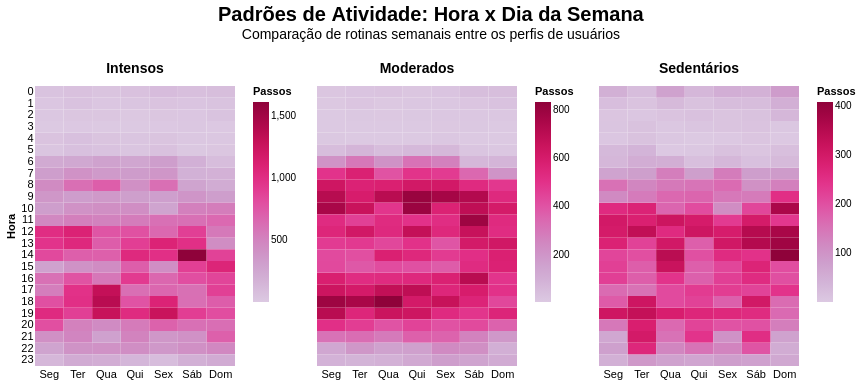

Source (notebook cell):
### Code cell
# 1. Preparação dos Dados
dias_map = {1: "Seg", 2: "Ter", 3: "Qua", 4: "Qui", 5: "Sex", 6: "Sáb", 7: "Dom"}

df_heat_faceted = (
    df_hourly_clean
    .join(df_perfis.select(["Id", "perfil_nome"]), on="Id")
    .group_by(["perfil_nome", "day_of_week", "hour"])
    .agg(pl.col("StepTotal").mean().alias("avg_steps"))
    .with_columns(pl.col("day_of_week").cast(pl.String).replace(dias_map).alias("day_name"))
    .to_pandas()
)

# 2. Constantes de Ordenação
perfil_order = ['Intensos', 'Moderados', 'Sedentários']
dias_order = ["Seg", "Ter", "Qua", "Qui", "Sex", "Sáb", "Dom"]

# 3. Gráfico Facetado
heatmap = alt.Chart(df_heat_faceted).mark_rect().encode(
    x=alt.X('day_name:O', sort=dias_order, title=None, axis=alt.Axis(labelAngle=0)),
    y=alt.Y('hour:O', title="Hora"),
    color=alt.Color('avg_steps:Q', title="Passos", scale=alt.Scale(scheme='purplered')),
    tooltip=[
        alt.Tooltip('perfil_nome:N', title='Perfil'),
        alt.Tooltip('day_name:N', title='Dia'),
        alt.Tooltip('hour:O', title='Hora'),
        alt.Tooltip('avg_steps:Q', title='Média', format=',.0f')
    ]
).properties(
    width=200, height=280
).facet(
    column=alt.Column('perfil_nome:N', sort=perfil_order, title=None)
).resolve_scale(
    color='independent'
)

# 4. Configurações Globais (Estilização em Bloco)
final_chart = heatmap.properties(
    title={
        "text": "Padrões de Atividade: Hora x Dia da Semana",
        "subtitle": ["Comparação de rotinas semanais entre os perfis de usuários"],
        "fontSize": 20, "anchor": "middle", "offset": 20, "subtitleFontSize": 14}
).configure_view(
    strokeWidth=0
).configure_axis(
    domain=False, ticks=False, labelFontSize=11
).configure_header(
    labelFontSize=14, labelFontWeight='bold'
)

final_chart.display()

### Figure 1 — Vega-Lite specification as saved in the notebook (floating-point values rounded to 4 significant figures; data arrays with more than 128 entries replaced by an {"elided": "..."} marker saying what was removed)
{"config": {"view": {"continuousWidth": 300, "continuousHeight": 300, "strokeWidth": 0}, "axis": {"domain": false, "labelFontSize": 11, "ticks": false}, "header": {"labelFontSize": 14, "labelFontWeight": "bold"}}, "data": {"name": "data-5988026ad5291d616c271b8c2807cc77"}, "facet": {"column": {"field": "perfil_nome", "sort": ["Intensos", "Moderados", "Sedentários"], "title": null, "type": "nominal"}}, "spec": {"mark": {"type": "rect"}, "encoding": {"color": {"field": "avg_steps", "scale": {"scheme": "purplered"}, "title": "Passos", "type": "quantitative"}, "tooltip": [{"field": "perfil_nome", "title": "Perfil", "type": "nominal"}, {"field": "day_name", "title": "Dia", "type": "nominal"}, {"field": "hour", "title": "Hora", "type": "ordinal"}, {"field": "avg_steps", "format": ",.0f", "title": "Média", "type": "quantitative"}], "x": {"axis": {"labelAngle": 0}, "field": "day_name", "sort": ["Seg", "Ter", "Qua", "Qui", "Sex", "Sáb", "Dom"], "title": null, "type": "ordinal"}, "y": {"field": "hour", "title": "Hora", "type": "ordinal"}}, "height": 280, "width": 200}, "resolve": {"scale": {"color": "independent"}}, "title": {"text": "Padrões de Atividade: Hora x Dia da Semana", "subtitle": ["Comparação de rotinas semanais entre os perfis de usuários"], "fontSize": 20, "anchor": "middle", "offset": 20, "subtitleFontSize": 14}, "$schema": "https://vega.github.io/schema/vega-lite/v5.20.1.json", "datasets": {"data-5988026ad5291d616c271b8c2807cc77": {"elided": "504 records"}}}
